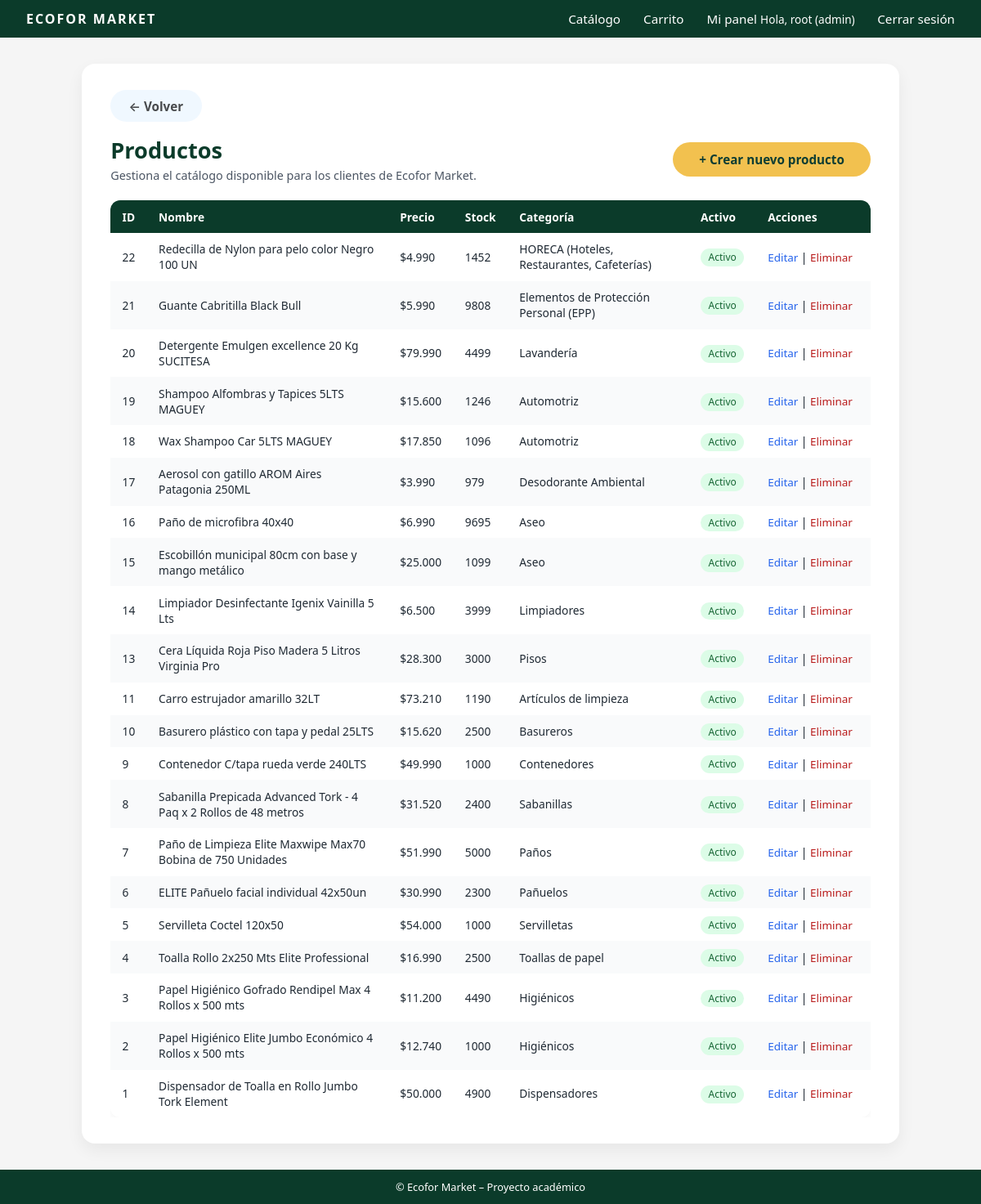
/productos/admin-lista/ (signed in), run on an earlier commit of the app's database.
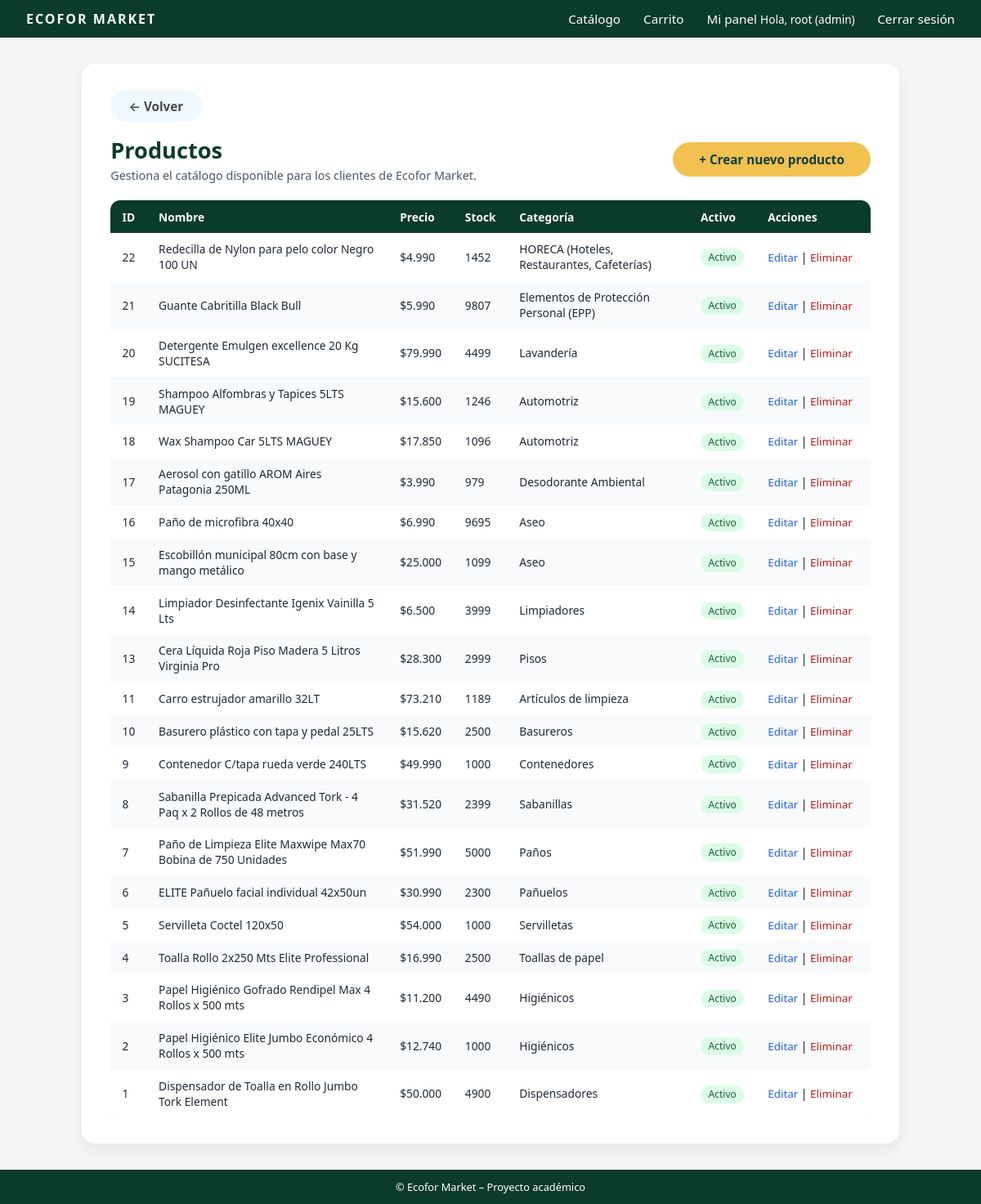
And on a later commit of the database.
### productos/models.py (models this page shows, shortened)
class Producto(models.Model):
    CATEGORIAS = [
        ("Papelería y Dispensadores", (
            ("higienicos", "Higiénicos"),
            ("toallas_papel", "Toallas de papel"),
            ("servilletas", "Servilletas"),
            ("panuelos", "Pañuelos"),
            ("panos", "Paños"),
            ("sabanillas", "Sabanillas"),
            ("dispensadores", "Dispensadores"),
        )),
        ("Artículos de Aseo", (
            ("contenedores", "Contenedores"),
            ("basureros", "Basureros"),
            ("articulos_limpieza", "Artículos de limpieza"),
            ("aseo", "Aseo"),
        )),
        ("Productos Químicos", (
            ("pisos", "Pisos"),
            ("limpiadores", "Limpiadores"),
            ("desodorante", "Desodorante Ambiental"),
            ("automotriz", "Automotriz"),
            ("lavanderia", "Lavandería"),
        )),
        ("Seguridad y Horeca", (
            ("epp", "Elementos de Protección Personal (EPP)"),
            ("horeca", "HORECA (Hoteles, Restaurantes, Cafeterías)"),
        )),
    ]
    nombre = models.CharField(max_length=100)
    descripcion = models.TextField(blank=True, verbose_name="Descripción")
    precio = models.PositiveIntegerField(verbose_name="Precio")
    stock = models.PositiveIntegerField(default=0)
    categoria = models.CharField(max_length=50, choices=CATEGORIAS, default="limpiadores")
    activo = models.BooleanField(default=True)
    descuento = models.IntegerField(default=0, verbose_name="Descuento (%)")
    imagen = models.ImageField(
        upload_to="productos/",
        blank=True,
        null=True,
        verbose_name="Imagen del producto"
    )
    creado = models.DateTimeField(auto_now_add=True)
    actualizado = models.DateTimeField(auto_now=True)
    class Meta:
        verbose_name = "Producto"
        verbose_name_plural = "Productos"
        ordering = ["-creado"]

### usuarios/decoradores.py (the view)
        def _wrapped_view(request, *args, **kwargs):
            user = request.user
            if not user.is_authenticated:
                return redirect("login")
            if user.is_superuser:
                return view_func(request, *args, **kwargs)
            if user.tipo_cliente not in roles_permitidos:
                raise PermissionDenied
            return view_func(request, *args, **kwargs)

### core/templatetags/formatos.py (called while the page is built)
@register.filter
def clp(value):
    if value is None:
        return "$0"
    try:
        value = int(value)
        return "${:,.0f}".format(value).replace(",", ".")
    except (ValueError, TypeError):
        return "$0"

### productos/views.py (called while the page is built)
@admin_required
def listar_productos(request):
    productos = Producto.objects.all().order_by('-creado')
    return render(request, "productos/listar.html", {"productos": productos})

### usuarios/decoradores.py (called while the page is built)
def rol_requerido(roles_permitidos):
    def decorator(view_func):
        def _wrapped_view(request, *args, **kwargs):
            user = request.user
            if not user.is_authenticated:
                return redirect("login")
            if user.is_superuser:
                return view_func(request, *args, **kwargs)
            if user.tipo_cliente not in roles_permitidos:
                raise PermissionDenied
            return view_func(request, *args, **kwargs)
        return _wrapped_view
    return decorator

### productos/templates/productos/listar.html (shortened to what this page needs)
{% extends 'core/base.html' %}
{% load formatos %}
{% block content %}
<div class="admin-page-container">
  <div class="admin-card">
    <a href="{% url 'dashboard' %}" class="btn btn-secondary"
      style="
            display: inline-flex;
            align-items: center;
            gap: 6px;
            text-decoration: none;
            color: #000000b3;
            font-weight: 600;
            margin-bottom: 1rem;
            background-color: aliceblue;
      ">
    ← Volver
    </a>
    <div class="admin-header">
      <div>
        <h1 class="admin-title">Productos</h1>
        <p class="admin-subtitle">
          Gestiona el catálogo disponible para los clientes de Ecofor Market.
        </p>
      </div>
      <div>
        <a href="{% url 'crear_producto' %}" class="btn btn-primary">
          + Crear nuevo producto
        </a>
      </div>
    </div>
    {% if productos %}
      <div class="admin-table-wrapper">
        <table class="admin-table">
          <thead>
            <tr>
              <th>ID</th>
              <th>Nombre</th>
              <th>Precio</th>
              <th>Stock</th>
              <th>Categoría</th>
              <th>Activo</th>
              <th style="width:140px;">Acciones</th>
            </tr>
          </thead>
          <tbody>
            {% for p in productos %}
            <tr>
              <td>{{ p.id }}</td>
              <td>{{ p.nombre }}</td>
              <td>{{ p.precio|clp }}</td>
              <td>{{ p.stock }}</td>
              <td>{{ p.get_categoria_display }}</td>
              <td>
                {% if p.activo %}
                  <span class="badge-status badge-ok">Activo</span>
                {% else %}
                  <span class="badge-status badge-off">Inactivo</span>
                {% endif %}
              </td>
              <td>
                <a href="{% url 'editar_producto' p.id %}" class="admin-link">
                  Editar
                </a>
                |
                <a href="{% url 'eliminar_producto' p.id %}" class="admin-link admin-link-danger">
                  Eliminar
                </a>
              </td>
            </tr>
            {% endfor %}
          </tbody>
        </table>
      </div>
    {% else %}
      <p>No hay productos registrados.</p>
    {% endif %}
  </div>
</div>
{% endblock %}

What changed in the data, as far as the page shows it:
changed Producto "Guante Cabritilla Black Bull": stock "9808" → "9807"
changed Producto "Cera Líquida Roja Piso Madera 5 Litros Virginia Pro": stock "3000" → "2999"
changed Producto "Carro estrujador amarillo 32LT": stock "1190" → "1189"
changed Producto "Sabanilla Prepicada Advanced Tork - 4 Paq x 2 Rollos de 48 metros": stock "2400" → "2399"
